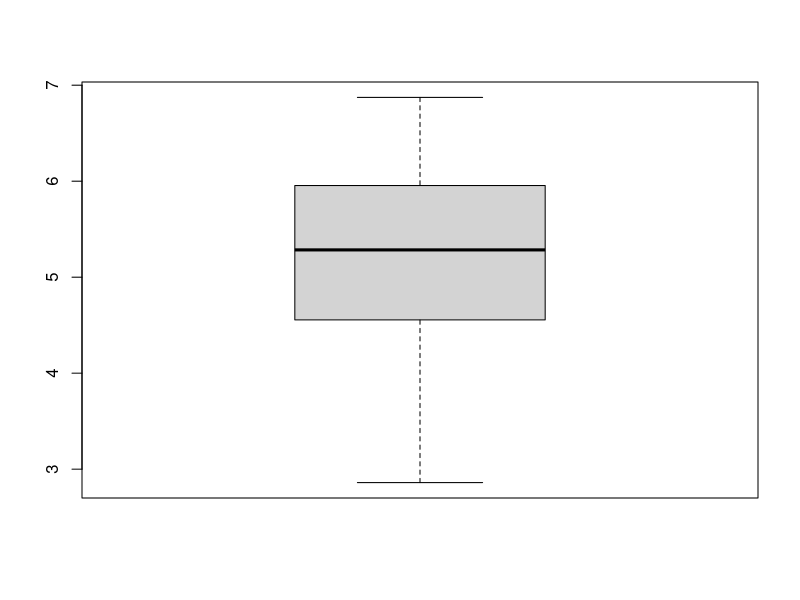

Here is the R script that generated this plot:
library(tidyverse)

##Posit cheatsheets en la pagina de Posit de RStudio para atajos de librerias importantes

##quarto web -> queda guay


#comparacion<- 5>6
#comparacion

##para mirar ayuda de una funcion:
# > help("nombre_funcion")
#Fechas:

#Bank_Transaction_Fraud_Detection$Transaction_Date <- as.Date( Bank_Transaction_Fraud_Detection$Transaction_Date, )

#nombres a las posiciones de vector:

mivector <- c(1,2,3)
names(mivector) <- c("uno","dos","tres")

mivector[1]
mivector["dos"]

#matriz:
mimatriz <- matrix(NA, nrow=3, ncol=5)
mimatriz
help("matrix")

help("cbind")  #concatenar vectores en matriz

#listas:

milista <- list(5, "a", 1:10, c("a","b"), matrix(c(2,3,4,1,5,7) ,nrow=2, byrow=TRUE))

class(milista[[1]]) #numeric
class(milista[1]) #list

milista[[1]]*5
names(milista) <- c("l1","l2","l3","l4","l5")
class(milista$l5)

#clusters, sockets, forks ->mirar

#parSapply -> apply en paralelo
help("apply")

#dentro de tidyverse tenemos dplyr
help("dplyr")


#Variables aleatorias

#los graficos los haremos con ggplot2 
#diagramas de barras,historigramas,boxplots,puntos,etc...

#histograma-> poner tantos bins como raiz de n,el histograma representa la distribucion

#Sea X una variable aleatoria que viene dada por la funcion de probabilidad teorica:
#F(x) = P(X<=x)
#stat_ecdf  la probabilidad de la muestra de cumplir una condicion

#La funcion de densidad f(x) es tal que:
#F(x)=P(X<=x)= Integral[ f(x)dx ]    
#cumple: f(x)>0   Y   la integral en todo su dominio vale 1  ->funcion continua
#geom_density

#P(x-h<= X <= x+h) : la probabilidad de que x este en el radio de h (entre x-h y x+h)
#P(x-h<= X <= x+h) = Integral(x-h  x+h)[f(t)dx==2h*f(x)]
#^f(x)=(1/2*h)P(x-h<= X <= x+h)
#En conclusion hay que elegir un KERNEL(funcion continua) y un parámetro h
#contra mas grande el h mas suave se ven los datos, a menos h mas picos tiene
#h: bandwidth
#si asumo que mis datos son gaussianos, puedo asumir una determinada h

#Dos tipos de f, f gorrito y f teorica, la f teorica la asumimos para sacar la h junto con 
#la f gorrito
#---------------------
#Diagrama de caja y bigotes

#                  _____________
#                 /             \  <--Gaussiana
#         _______/               \
#        /         _____________       IQR = Q3 - Q1
#  _____          |     |      |
#Q1-1,5*2QR|------|     |      |---------| Q3+1,5*IQR
#                 |_____|______|
#                Q1      Q2    Q3  
x<-rnorm(20,mean=5,sd=1)
boxplot(x)

#Los diagramas de violín dependeran de la densidad kernel que se ponga


